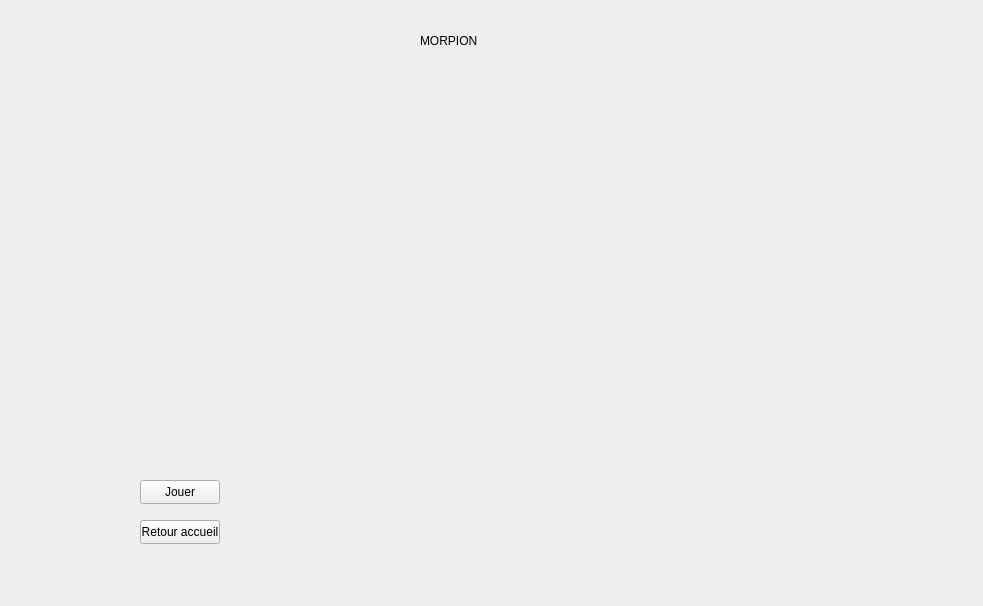
<?xml version="1.0" encoding="UTF-8"?>
<ui version="4.0">
 <class>morpionGUI</class>
 <widget class="QWidget" name="morpionGUI">
  <property name="geometry">
   <rect>
    <x>0</x>
    <y>0</y>
    <width>983</width>
    <height>606</height>
   </rect>
  </property>
  <property name="windowTitle">
   <string>Form</string>
  </property>
  <widget class="QPushButton" name="retourAccueil">
   <property name="geometry">
    <rect>
     <x>140</x>
     <y>520</y>
     <width>80</width>
     <height>24</height>
    </rect>
   </property>
   <property name="text">
    <string>Retour accueil</string>
   </property>
  </widget>
  <widget class="QLabel" name="titreMorpion">
   <property name="geometry">
    <rect>
     <x>420</x>
     <y>10</y>
     <width>151</width>
     <height>61</height>
    </rect>
   </property>
   <property name="text">
    <string>MORPION</string>
   </property>
  </widget>
  <widget class="QPushButton" name="JouerButton">
   <property name="geometry">
    <rect>
     <x>140</x>
     <y>480</y>
     <width>80</width>
     <height>24</height>
    </rect>
   </property>
   <property name="text">
    <string>Jouer</string>
   </property>
  </widget>
 </widget>
 <resources/>
 <connections/>
</ui>
